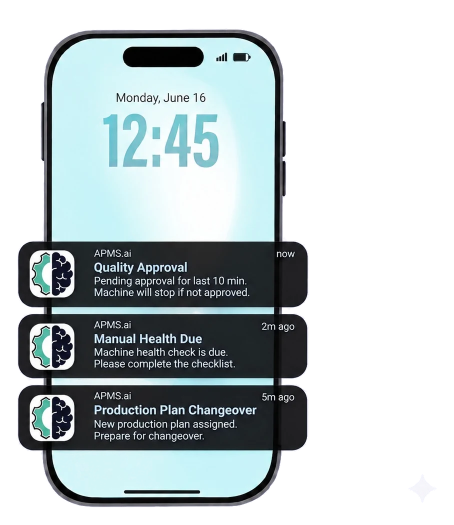
#> input picture assets/unit-alert.webp, 908 x 1049 px, given in place of unit-alert.webp.webp, which was not available (shown at 1/2 size)
$ python unit-defringe.py ../assets/unit-alert.webp 5
#> lines starting #> are read from the running program, lines starting #| are printed output that depends on the picture; after the words box and inside, x2 and y2 are one past the last pixel; in counts of white or black regions, pixels touching at a corner belong together; pictures that were not available may be replaced by others from this repository, and a replacement may not be noted
# ==========================================================================
# APMS.ai - tools/unit-defringe.py
#   python tools/unit-defringe.py <slug> [erode-px]
#
# Cleans the edge of an already cut-out unit, in place. Use it when a cut-out
# from tools/unit-cutout.py is right in outline but wrong at the boundary.
#
# The quadruped needed this. It is a light grey machine photographed against a
# white sweep, and on that pairing the segmentation cannot tell the last two or
# three pixels of machine from the first two or three pixels of studio: it
# keeps both. Against the white page it came from that is invisible. Against
# the dark section it becomes a bright speckled rim tracing the lit side of
# every leg, which reads as a bad cut-out long before anyone works out why.
#
# Keying the rim by brightness was the obvious first thought and is wrong here
# for the same reason it was wrong in unit-cutout.py: this machine's own body
# is near-white, so any brightness threshold that catches the rim also eats
# the panels. What separates rim from body is not colour, it is position - the
# rim is only ever within a few pixels of the edge. So this works on the matte
# and never on the colours:
#
#   1. a median pass on alpha, which removes the speckle - single stray pixels
#      alternating in and out along the contour - without moving the contour
#   2. blur the matte hard, then threshold it back to hard edges. This is the
#      step that matters. Eroding alone was tried first and is not enough: it
#      lifts the bright rim off the lit edge but leaves the ragged outline the
#      rim was sitting on, so the leg still reads as badly cut. Blurring and
#      re-thresholding straightens a jagged contour into a smooth one, because
#      a notch a few pixels wide cannot survive a 3px blur and still clear the
#      threshold, while the body of the machine clears it everywhere.
#   3. a minimum pass, which pulls the whole matte inward by erode-px and takes
#      what is left of the rim with it
#   4. a slight blur, to give back the soft edge that step 3 leaves hard
#
# The threshold is above the midpoint on purpose. At 128 the smoothed contour
# lands back roughly where the ragged one was, rim included; at 170 it settles
# just inside it. Erosion is the blunt part: it discards a few pixels of real
# machine along with the rim. At the size these plates are displayed that is
# invisible, and a hairline of missing leg reads as nothing while a bright rim
# reads as a mistake. The defaults are what the quadruped wanted, judged by
# compositing the result on the section's own background at 2x.
#
# The .webp is the master here, not the .png - unit-cutout.py writes the webp
# straight from the cut-out, and until this was fixed the png went through a
# quantize() that damaged the alpha. Both are rewritten from the webp.
#
# This is lossy on top of lossy: the webp it reads was written at quality 88,
# so re-encoding costs a little. Running it twice on the same slug costs twice.
# If the original studio render is still to hand, prefer re-cutting.
# ==========================================================================
import sys
from PIL import Image, ImageFilter

if len(sys.argv) < 2:
    sys.exit("usage: python tools/unit-defringe.py <slug> [erode-px]")
SLUG = sys.argv[1]
ERODE = int(sys.argv[2]) if len(sys.argv) > 2 else 3
MEDIAN = 5     # de-speckle window
SMOOTH = 3.0   # contour-straightening blur
LEVEL = 170    # re-threshold, deliberately above the midpoint - see above

src = "assets/unit-%s.webp" % SLUG
im = Image.open(src).convert("RGBA")
#> im is the input picture: PIL image 908x1049 RGBA; mean R, G, B, A 138.1, 147, 155.4, 130.3
r, g, b, a = im.split()
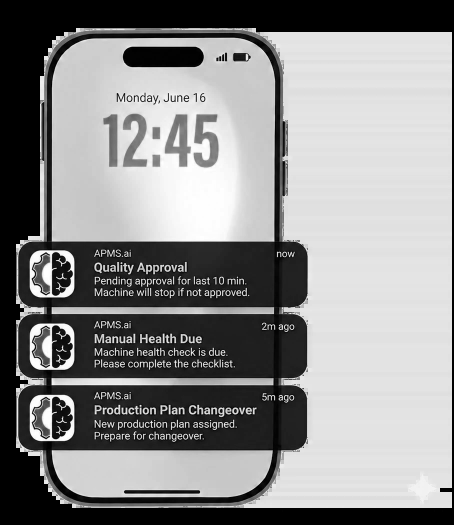
#> r: PIL image 908x1049 L (shown at 1/2 size); min 0, max 255, mean 138.1
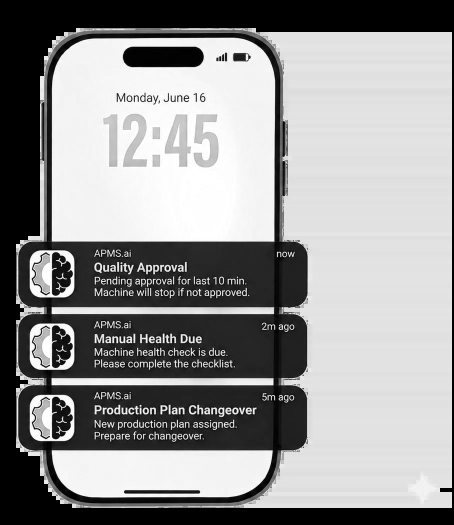
#> g: PIL image 908x1049 L (shown at 1/2 size); min 0, max 255, mean 147
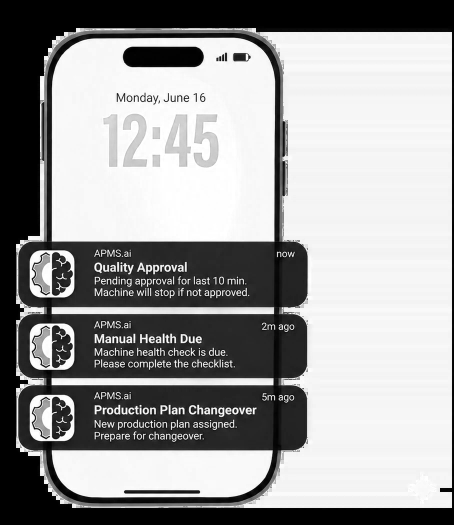
#> b: PIL image 908x1049 L (shown at 1/2 size); min 0, max 255, mean 155.4

a = a.filter(ImageFilter.MedianFilter(MEDIAN))          # 1. de-speckle
a = a.filter(ImageFilter.GaussianBlur(SMOOTH))          # 2. straighten the
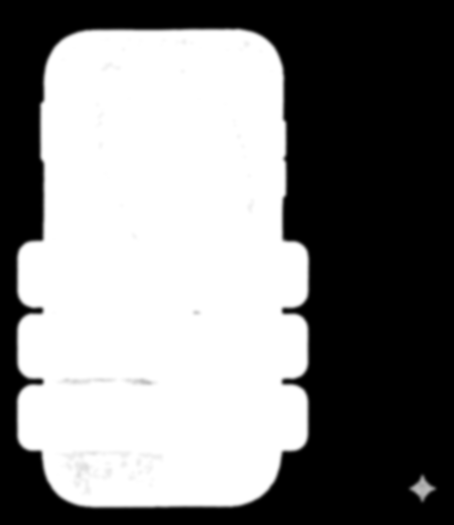
#> a: PIL image 908x1049 L (shown at 1/2 size); min 0, max 255, mean 130.7
a = a.point(lambda v: 255 if v >= LEVEL else 0)         #    ragged contour
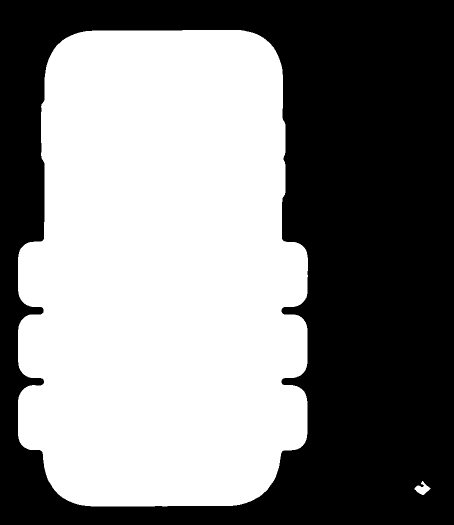
#> a: PIL image 908x1049 L (shown at 1/2 size); 50.9% white; 1 black region, box (x1, y1, x2, y2) and area: (0, 0, 908, 1049) 467843
a = a.filter(ImageFilter.MinFilter(ERODE * 2 + 1))      # 3. pull inward
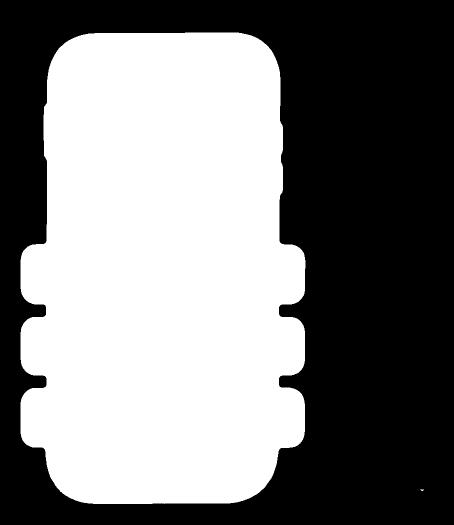
#> a: PIL image 908x1049 L (shown at 1/2 size); 49% white; 2 white regions (1 under 20 px), largest, box (x1, y1, x2, y2) and area: (41, 65, 611, 1008) 466688
a = a.filter(ImageFilter.GaussianBlur(0.8))             # 4. soften again

out = Image.merge("RGBA", (r, g, b, a))
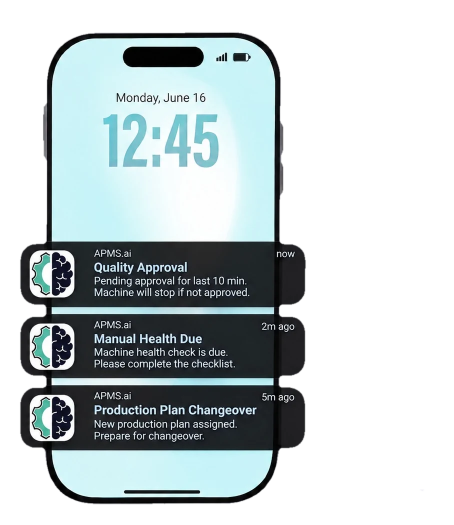
#> out: PIL image 908x1049 RGBA (shown at 1/2 size); mean R, G, B, A 138.1, 147, 155.4, 124.9; transparent parts drawn white
# Deliberately NOT re-cropped to the new bbox. unit-cutout.py pads every plate
# with clear space on purpose, and the finished shape is quoted back as
# --unit-ratio in css/sections/pseq.css - trimming here would eat the clear
# space and silently change the ratio the stylesheet is holding, which
# letterboxes the machine inside the wrong shaped box.

out.save(src, "WEBP", quality=90, method=6)
out.save("assets/unit-%s.png" % SLUG, "PNG", optimize=True)
print("unit-%s  %dx%d  eroded %dpx  (--unit-ratio: %d / %d)"
      % (SLUG, out.size[0], out.size[1], ERODE, out.size[0], out.size[1]))
#| unit-../assets/unit-alert.webp  908x1049  eroded 5px  (--unit-ratio: 908 / 1049)

$ run again, on assets/unit-cloud.webp
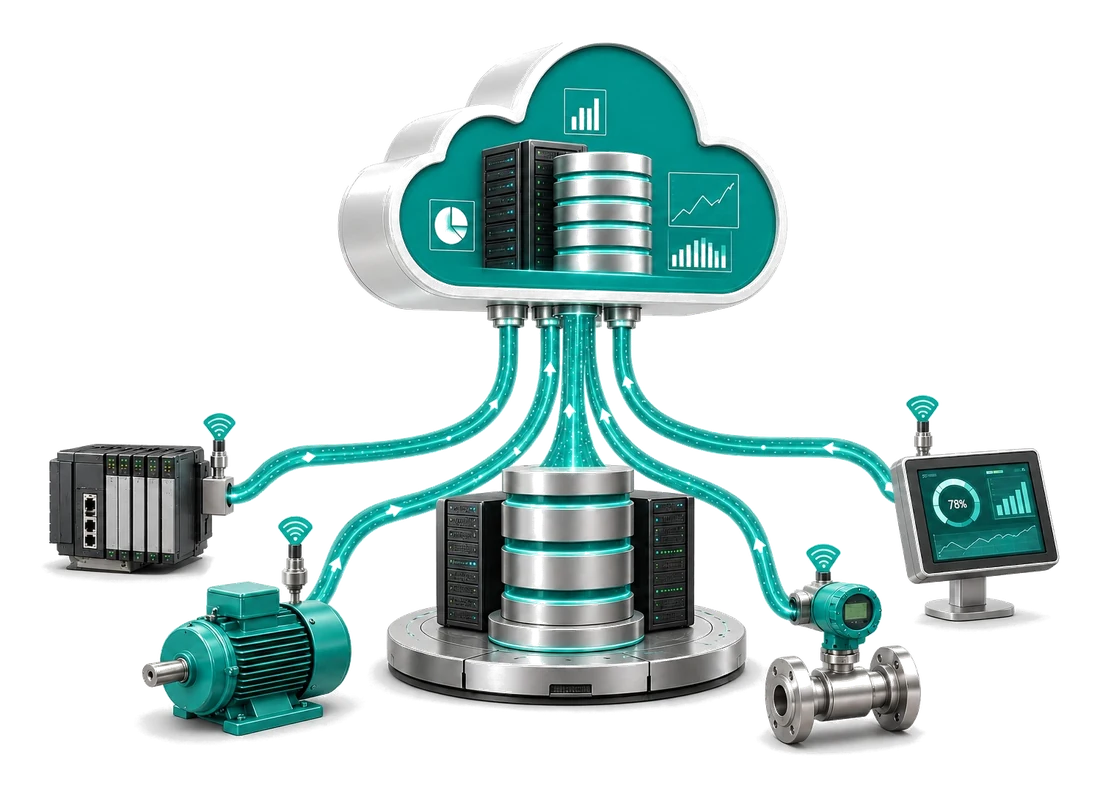
#> input picture assets/unit-cloud.webp, 1100 x 796 px, given in place of unit-cloud.webp.webp, which was not available
#> im is the input picture: PIL image 1100x796 RGBA; mean R, G, B, A 43.5, 60.9, 59.7, 81.2
#> `a = a.point(lambda v: 255 if v >= LEVEL else 0)`:
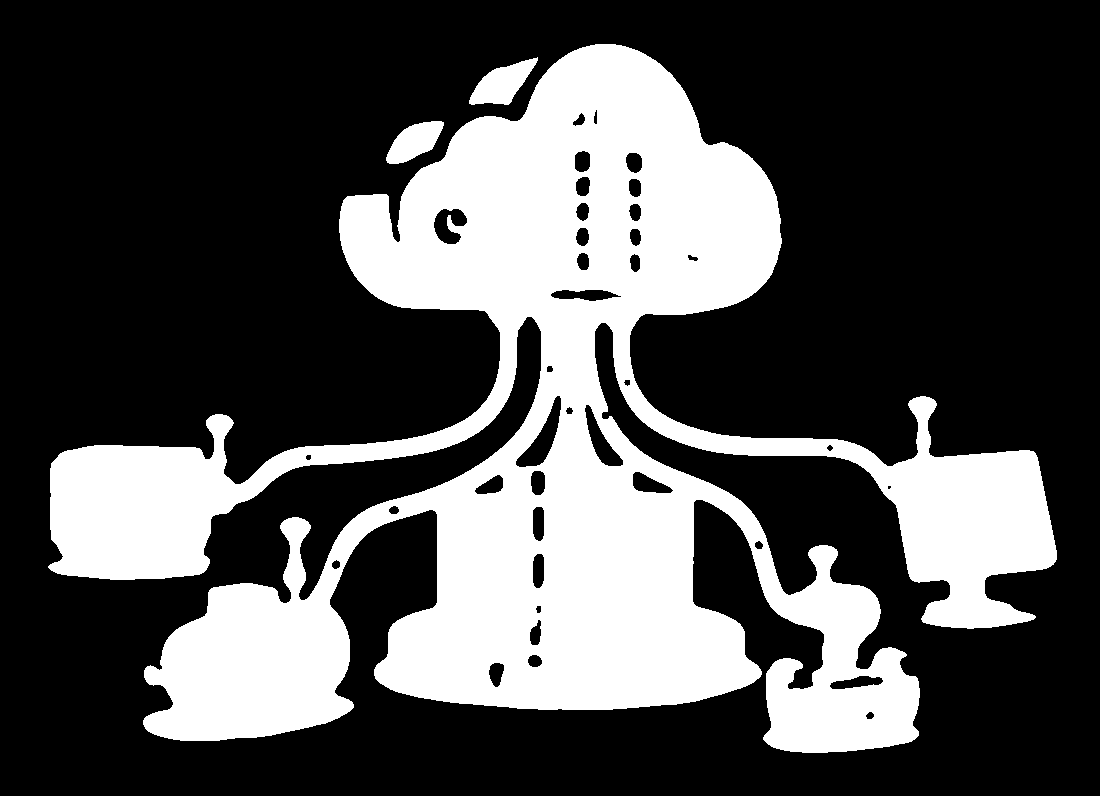
#> a: PIL image 1100x796 L; 30.7% white; 3 white regions, box (x1, y1, x2, y2) and area: (48, 44, 1057, 753) 265662, (469, 57, 538, 105) 1735, (386, 121, 444, 164) 1490
#> `out = Image.merge("RGBA", (r, g, b, a))`:
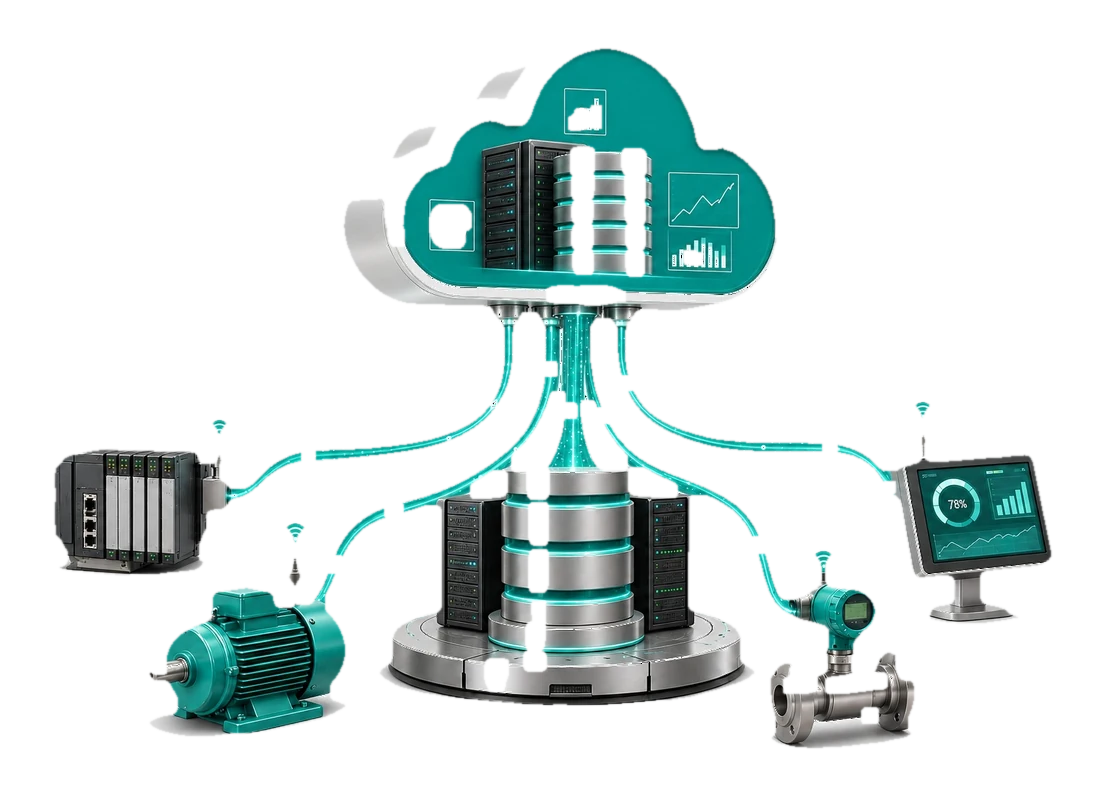
#> out: PIL image 1100x796 RGBA; mean R, G, B, A 43.5, 60.9, 59.7, 59.8; transparent parts drawn white
#| unit-../assets/unit-cloud.webp  1100x796  eroded 5px  (--unit-ratio: 1100 / 796)
